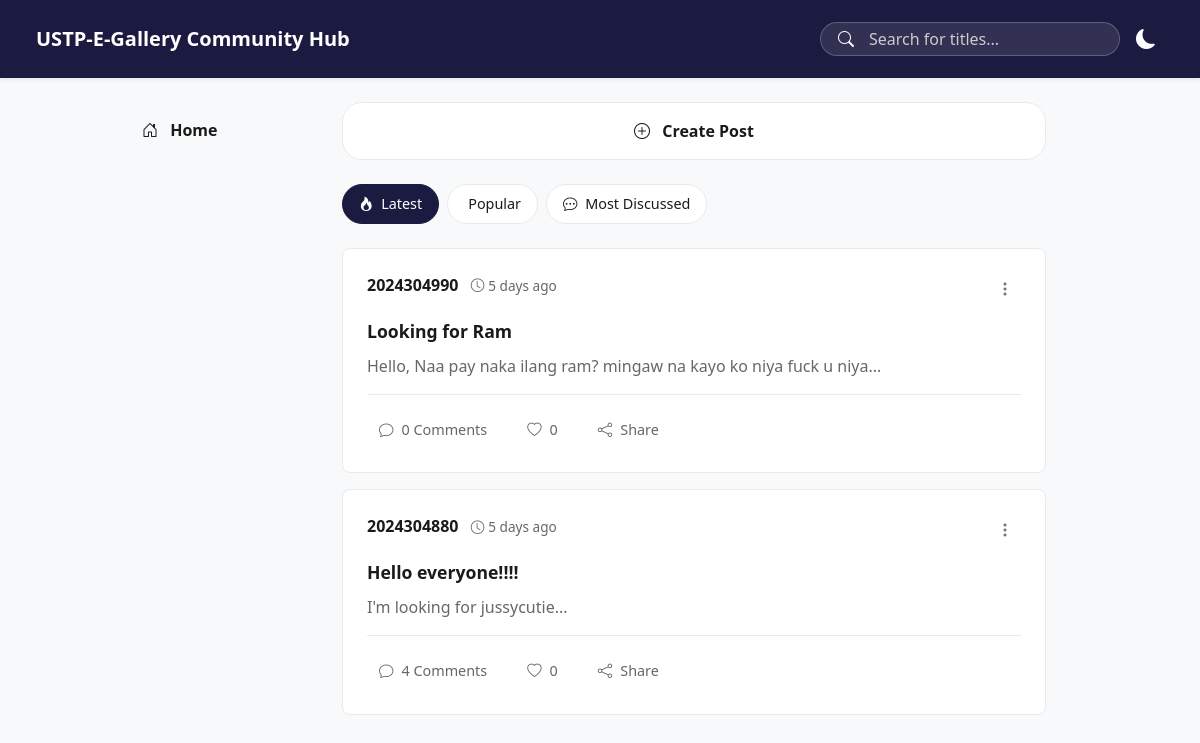
The app's page /public/user/community.php, older data.
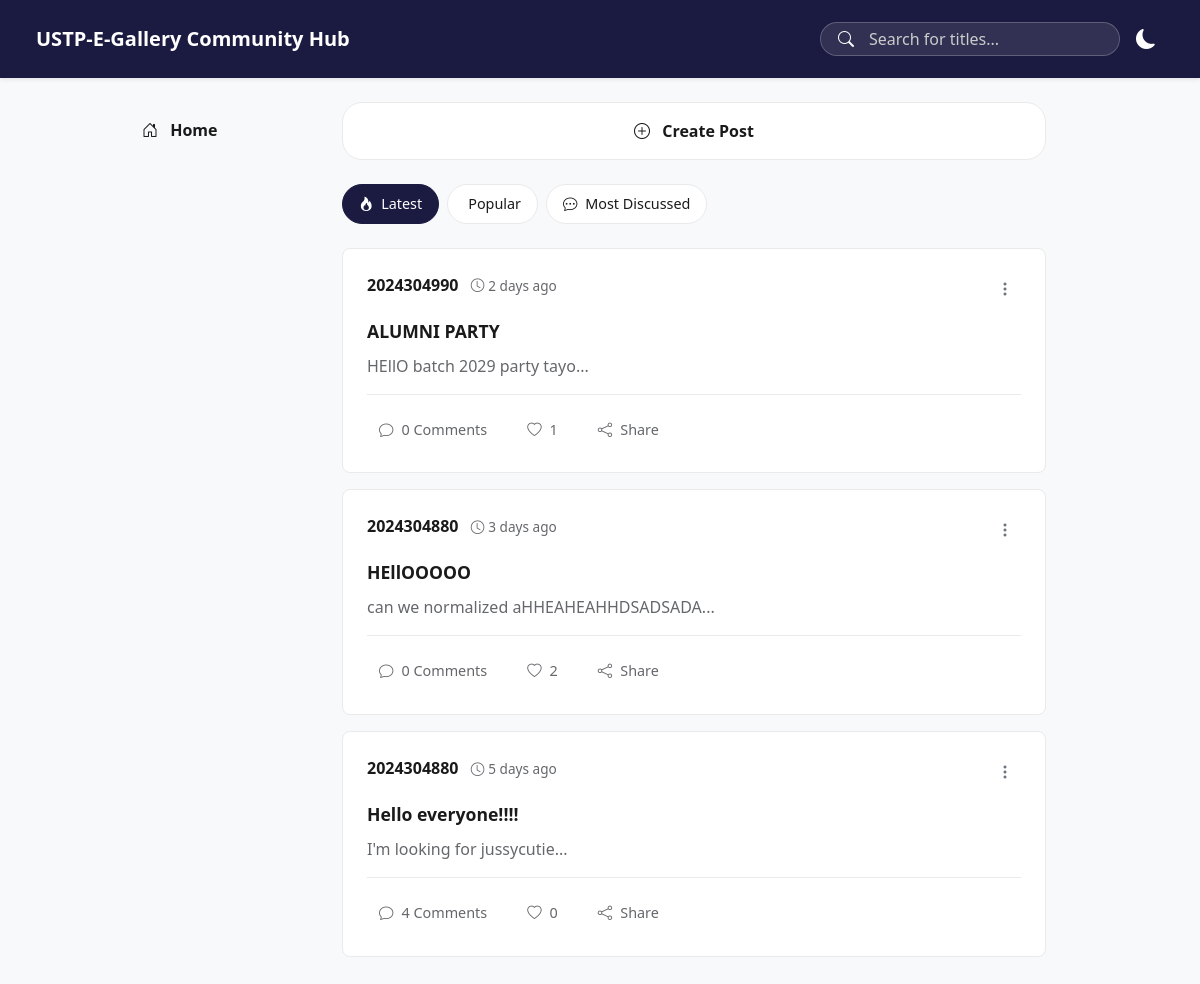
The same page, newer data.
### tables this page shows
CREATE TABLE `community_posts` (
  `id` int(11) NOT NULL,
  `user_id` int(11) NOT NULL,
  `title` varchar(255) NOT NULL,
  `body` text NOT NULL,
  `created_at` timestamp NOT NULL DEFAULT current_timestamp()
);

CREATE TABLE `user` (
  `id` int(11) NOT NULL,
  `uuid` varchar(255) NOT NULL,
  `username` varchar(255) NOT NULL,
  `email` varchar(255) DEFAULT NULL,
  `password` varchar(255) NOT NULL,
  `role` enum('admin','user') NOT NULL,
  `recovery_email` varchar(100) NOT NULL,
  `two_factor_enabled` tinyint(1) NOT NULL,
  `dateCreated` timestamp NOT NULL DEFAULT current_timestamp(),
  `two_factor_code` varchar(10) DEFAULT NULL,
  `two_factor_expires` datetime DEFAULT NULL
);

### app/controllers/communityController.php (called while the page is built, shortened)
<?php
function getAllPosts($conn, $search = '') {
    $searchCondition = "";
    $query = "SELECT p.*, u.username
              FROM community_posts p
              JOIN user u ON p.user_id = u.id
              $searchCondition
              ORDER BY p.created_at DESC";
    $result = mysqli_query($conn, $query);
    $posts = [];
    if ($result) {
        while ($row = mysqli_fetch_assoc($result)) {
            $posts[] = $row;
        }
    }
    return $posts;
}
function countPostComments($conn, $postId) {
    $postId = mysqli_real_escape_string($conn, $postId);
    $query = "SELECT COUNT(*) as count FROM community_comments WHERE post_id = '$postId'";
    $result = mysqli_query($conn, $query);
    $row = mysqli_fetch_assoc($result);
    return $row['count'];
}
function countPostLikes($conn, $postId) {
    $postId = mysqli_real_escape_string($conn, $postId);
    $query = "SELECT COUNT(*) as count FROM post_likes WHERE post_id = '$postId'";
    $result = mysqli_query($conn, $query);
    $row = mysqli_fetch_assoc($result);
    return $row['count'];
}
function timeAgo($datetime) {
    $now = new DateTime();
    $ago = new DateTime($datetime);
    $diff = $now->diff($ago);
    if ($diff->d > 0) return $diff->d . ' day' . ($diff->d > 1 ? 's' : '') . ' ago';
    return 'just now';
}
?>

### public/user/community.php (the view, shortened to what this page needs)
<?php
require '../../app/config/config.php';
require '../../app/controllers/communityController.php';
$searchTerm = isset($_GET['search']) ? $_GET['search'] : '';
$sortType = isset($_GET['sort']) ? $_GET['sort'] : 'new';
if ($sortType === 'popular') {
    $posts = getPopularPosts($conn, $searchTerm);
} elseif ($sortType === 'commented') {
    $posts = getMostDiscussedPosts($conn, $searchTerm);
} else {
    $posts = getAllPosts($conn, $searchTerm);
}
?>
<!DOCTYPE html>
<html lang="en">
<head>
    <link href="https://cdn.jsdelivr.net/npm/bootstrap@5.3.0/dist/css/bootstrap.min.css" rel="stylesheet">
    <link rel="stylesheet" href="https://cdn.jsdelivr.net/npm/bootstrap-icons@1.10.5/font/bootstrap-icons.css">
    <link rel="stylesheet" href="assets/css/community.css?v=<?php echo time(); ?>">
</head>
<body>
    <nav class="navbar navbar-expand-lg bg-navy py-3 px-3 px-md-4 shadow-sm">
        <div class="container-fluid d-flex flex-wrap justify-content-between align-items-center gap-3">
            <h5 class="text-white fw-bold mb-0">USTP-E-Gallery Community Hub</h5>
            <div class="d-flex align-items-center gap-2 flex-grow-1 flex-md-grow-0 justify-content-end">
                <form action="community" method="GET" class="d-flex w-100" style="max-width: 300px;">
                    <div class="position-relative w-100">
                        <button type="submit" class="border-0 bg-transparent text-white" style="position: absolute; left: 12px; top: 50%; transform: translateY(-50%); z-index: 10; outline: none; box-shadow: none; cursor: pointer;">
                            <i class="bi bi-search"></i>
                        </button>
                        <input name="search" value="<?php echo htmlspecialchars($searchTerm); ?>" class="form-control search-bar ps-5 pe-5 py-1 text-white w-100" type="search" placeholder="Search for titles..." style="border-radius: 20px !important; outline: none;">
                    </div>
                </form>
                <button id="darkModeToggle" class="dark-mode-toggle" title="Toggle dark mode">
                </button>
            </div>
        </div>
    </nav>
    <div class="container-fluid px-3 px-md-5 py-4">
        <div class="row justify-content-center">
            <div class="col-12 col-lg-2 pt-3 mb-4 mb-lg-0">
                <a href="index" class="d-block text-decoration-none fw-bold mb-3" style="color: var(--text-dark);"><i class="bi bi-house-door me-2"></i> Home</a>
            </div>
            <div class="col-12 col-lg-8 px-2 px-md-4">
                <div class="create-post-trigger w-100 py-3 px-3 px-md-4 mb-4 text-center" data-bs-toggle="modal" data-bs-target="#createPostModal">
                    <i class="bi bi-plus-circle me-2"></i> Create Post
                </div>
                <div class="sort-section">
                    <a href="?sort=new<?php echo $searchTerm ? '&search=' . htmlspecialchars($searchTerm) : ''; ?>" class="sort-btn <?php echo $sortType === 'new' ? 'active' : ''; ?>">
                        <i class="bi bi-fire me-1"></i> Latest
                    </a>
                    <a href="?sort=popular<?php echo $searchTerm ? '&search=' . htmlspecialchars($searchTerm) : ''; ?>" class="sort-btn <?php echo $sortType === 'popular' ? 'active' : ''; ?>">
                        <i class="bi bi-trending-up me-1"></i> Popular
                    </a>
                    <a href="?sort=commented<?php echo $searchTerm ? '&search=' . htmlspecialchars($searchTerm) : ''; ?>" class="sort-btn <?php echo $sortType === 'commented' ? 'active' : ''; ?>">
                        <i class="bi bi-chat-dots me-1"></i> Most Discussed
                    </a>
                </div>
                <?php if (empty($posts)): ?>
                    <p class="text-center text-muted mt-5">No posts found. Be the first to create one!</p>
                <?php else: ?>
                    <?php foreach ($posts as $post):
                        $postCommentCount = countPostComments($conn, $post['id']);
                        $postLikeCount = countPostLikes($conn, $post['id']);
                        $userLiked = isset($_SESSION['user_id']) ? hasUserLikedPost($conn, $post['id'], $_SESSION['user_id']) : false;
                    ?>
                        <div class="post-card p-3 p-md-4 mb-3" onclick="window.location.href='post?id=<?php echo $post['id']; ?>';">
                            <div class="mb-3 d-flex justify-content-between align-items-start">
                                <div>
                                    <span class="fw-bold" style="color: var(--text-dark);"><?php echo htmlspecialchars($post['username']); ?></span>
                                    <span class="d-block d-sm-inline mt-1 mt-sm-0 ms-sm-2" style="font-size: 0.85rem; color: var(--text-muted);">
                                        <i class="bi bi-clock me-1"></i><?php echo timeAgo($post['created_at']); ?>
                                    </span>
                                </div>
                                <div class="dropdown">
                                    <button class="btn-icon text-secondary border-0 bg-transparent" data-bs-toggle="dropdown" aria-expanded="false" onclick="event.stopPropagation();" title="Post options">
                                        <i class="bi bi-three-dots-vertical"></i>
                                    </button>
                                </div>
                            </div>
                            <h4 class="post-title"><?php echo htmlspecialchars($post['title']); ?></h4>
                            <p class="mb-3" style="color: var(--text-muted);"><?php echo substr(htmlspecialchars($post['body']), 0, 150); ?>...</p>
                            <div class="post-engagement">
                                <a href="post?id=<?php echo $post['id']; ?>" class="engagement-btn text-decoration-none" onclick="event.stopPropagation();">
                                    <i class="bi bi-chat"></i> <span><?php echo $postCommentCount; ?> Comments</span>
                                </a>
                                <button class="engagement-btn <?php echo $userLiked ? 'active' : ''; ?>" onclick="event.stopPropagation(); toggleLike(this, <?php echo $post['id']; ?>)" title="Like this post" data-post-id="<?php echo $post['id']; ?>">
                                    <i class="bi <?php echo $userLiked ? 'bi-heart-fill' : 'bi-heart'; ?>"></i>
                                    <span class="like-count"><?php echo $postLikeCount; ?></span>
                                </button>
                                <button class="engagement-btn" onclick="event.stopPropagation(); sharePost(<?php echo $post['id']; ?>)" title="Share this post">
                                    <i class="bi bi-share"></i> <span>Share</span>
                                </button>
                            </div>
                        </div>
                    <?php endforeach; ?>
                <?php endif; ?>
            </div>
        </div>
    </div>
</body>
</html>

### public/user/assets/css/community.css (style rules this page uses)
:root { --navy-dark: #1b1a40; --bg-light: #F8F9FA; --text-dark: #1a1a1a; --text-muted: #65676b; --border-light: #EAEAEA; --bg-card: #ffffff; }
body.light-mode { --bg-light: #F8F9FA; --text-dark: #1a1a1a; --text-muted: #65676b; --border-light: #EAEAEA; --bg-card: #ffffff; }
.bg-navy { background-color: var(--navy-dark); }
body { background-color: var(--bg-light); color: var(--text-dark); transition: background-color 0.2s, color 0.2s; }
.post-card { border: 1px solid var(--border-light); border-radius: 8px; background: var(--bg-card); transition: box-shadow 0.15s ease; color: var(--text-dark); cursor: pointer; }
.search-bar { background-color: rgba(255, 255, 255, 0.1); border: 1px solid rgba(255, 255, 255, 0.3); color: white; border-radius: 20px; }
.search-bar::placeholder { color: #ccc; }
.create-post-trigger { border: 1px solid var(--border-light); border-radius: 20px; background: var(--bg-card); cursor: pointer; color: var(--text-dark); font-weight: bold; transition: color 0.1s ease, border-color 0.1s ease; user-select: none; }
.post-engagement { display: flex; gap: 1rem; padding-top: 1rem; border-top: 1px solid var(--border-light); flex-wrap: wrap; }
.engagement-btn { display: flex; align-items: center; gap: 0.5rem; background: none; border: none; cursor: pointer; color: var(--text-muted); font-size: 0.9rem; padding: 0.5rem 0.75rem; border-radius: 4px; transition: color 0.1s ease; }
.sort-section { display: flex; gap: 0.5rem; margin-bottom: 1.5rem; flex-wrap: wrap; }
.sort-btn { padding: 0.5rem 1rem; border: 1px solid var(--border-light); background: var(--bg-card); border-radius: 20px; cursor: pointer; color: var(--text-dark); font-size: 0.9rem; transition: border-color 0.1s ease, color 0.1s ease; text-decoration: none; display: inline-block; }
.sort-btn.active { background-color: var(--navy-dark); color: white; border-color: var(--navy-dark); }
.btn-icon { background: none; border: none; cursor: pointer; font-size: 1rem; padding: 0.25rem 0.5rem; border-radius: 4px; transition: color 0.1s ease; display: inline-flex; align-items: center; gap: 0.5rem; color: inherit; }
.dark-mode-toggle { background: none; border: none; color: white; cursor: pointer; font-size: 1.25rem; padding: 0.5rem; border-radius: 50%; transition: background-color 0.15s ease; display: flex; align-items: center; justify-content: center; }
.post-title { color: var(--text-dark); font-weight: 600; margin: 0.75rem 0; font-size: 1.1rem; }

Row changes from the older to the newer data that the page shows:
removed community_posts: user.username "2024304990", created_at "5 days ago", title "Looking for Ram", body "Hello, Naa pay naka ilang ram? mingaw na kayo ko niya fuck u niya", postCommentCount "0", postLikeCount "0"
added community_posts: user.username "2024304990", created_at "2 days ago", title "ALUMNI PARTY", body "HEllO batch 2029 party tayo", postCommentCount "0", postLikeCount "1"
added community_posts: user.username "2024304880", created_at "3 days ago", title "HEllOOOOO", body "can we normalized aHHEAHEAHHDSADSADA", postCommentCount "0", postLikeCount "2"
